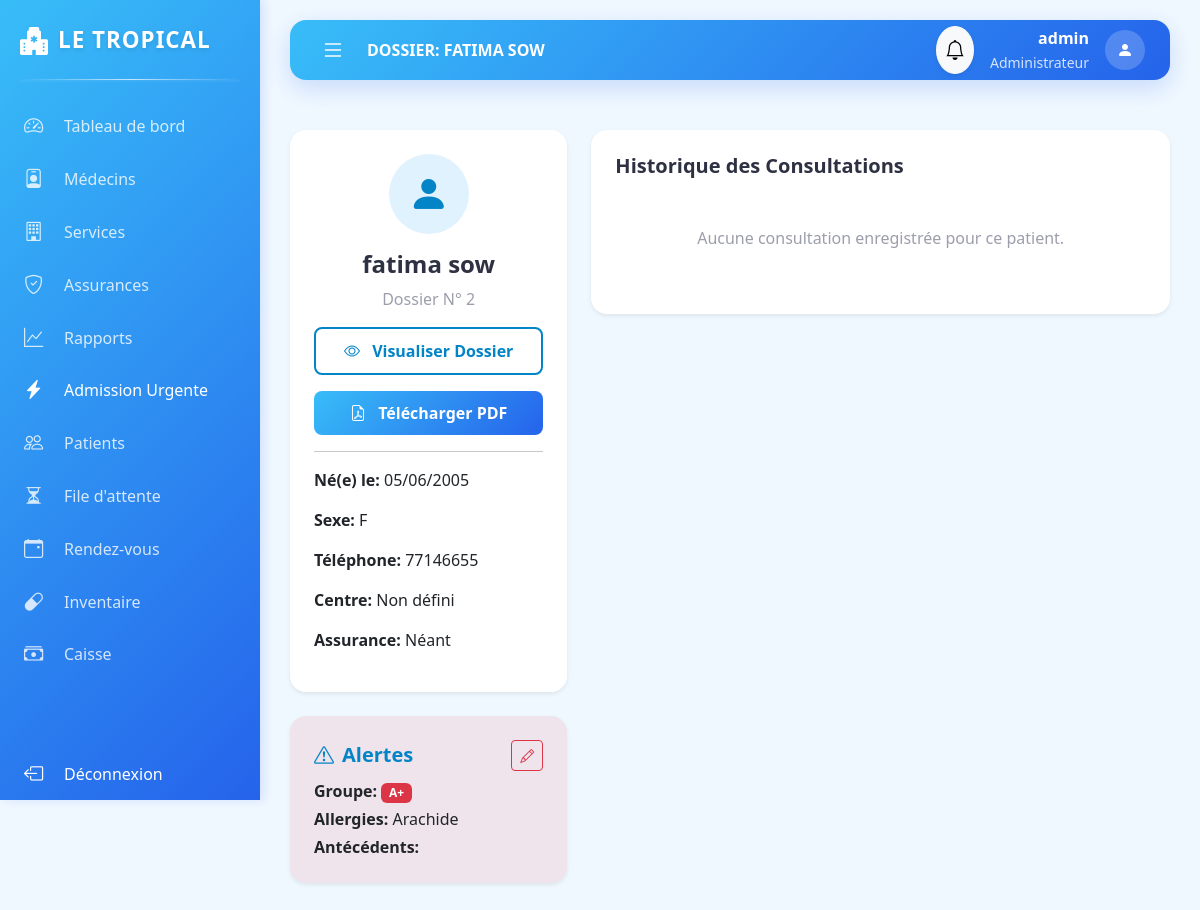
/patient/2 (signed in), run on the app's committed database.
### app/models.py (models this page shows)
class Utilisateur(db.Model, UserMixin):
    id = db.Column(db.Integer, primary_key=True)
    username = db.Column(db.String(50), unique=True, nullable=False)
    password = db.Column(db.String(100), nullable=False)
    role = db.Column(db.String(20), nullable=False) # Admin, Medecin, Patient, Pharmacien, Receptionniste
    date_creation = db.Column(db.DateTime, default=datetime.utcnow)
    patient_id = db.Column(db.Integer, db.ForeignKey('patient.id'), nullable=True)
    patient = db.relationship('Patient', backref=db.backref('user', uselist=False))
    medecin_id = db.Column(db.Integer, db.ForeignKey('medecin.id'), nullable=True)
    medecin = db.relationship('Medecin', backref=db.backref('user', uselist=False))

class Patient(db.Model):
    id = db.Column(db.Integer, primary_key=True)
    nom = db.Column(db.String(50), nullable=False)
    prenom = db.Column(db.String(50), nullable=False)
    date_naissance = db.Column(db.Date, nullable=False)
    sexe = db.Column(db.String(10))
    adresse = db.Column(db.String(200))
    telephone = db.Column(db.String(20))
    email = db.Column(db.String(120))
    centre_id = db.Column(db.Integer, db.ForeignKey('centre.id'), nullable=True)
    assurance_id = db.Column(db.Integer, db.ForeignKey('assurance.id'), nullable=True)
    assurance = db.relationship('Assurance', backref='patients')
    dossier = db.relationship('DossierMedical', backref='patient', uselist=False)
    rdvs = db.relationship('RendezVous', backref='patient', lazy=True)
    file_attente = db.relationship('FileAttente', backref='patient', lazy=True)

class DossierMedical(db.Model):
    id = db.Column(db.Integer, primary_key=True)
    patient_id = db.Column(db.Integer, db.ForeignKey('patient.id'), nullable=False)
    date_creation = db.Column(db.DateTime, default=datetime.utcnow)
    antecedents = db.Column(db.Text)
    allergies = db.Column(db.Text)
    groupe_sanguin = db.Column(db.String(5))

### app/routes.py (the view)
@main.route("/patient/<int:patient_id>")
@login_required
def patient_details(patient_id):
    patient = Patient.query.get_or_404(patient_id)
    if current_user.role == 'Patient' and current_user.patient_id != patient.id:
        return redirect(url_for('main.dashboard'))
    if current_user.role == 'Medecin':
        assigne = RendezVous.query.filter_by(medecin_id=current_user.medecin_id, patient_id=patient.id).first()
        if not assigne:
            flash("Non autorisé.", "danger")
            return redirect(url_for('main.list_patients'))
    return render_template('patient_details.html', patient=patient, title=f"Dossier: {patient.prenom} {patient.nom}")

### app/templates/patient_details.html (shortened to what this page needs)
{% extends "base.html" %}
{% block content %}
<div class="row g-4">
    <div class="col-md-4">
        <div class="card border-0 shadow-sm p-4 text-center">
            <div class="rounded-circle bg-success bg-opacity-10 text-success d-inline-flex align-items-center justify-content-center mx-auto mb-3" style="width: 80px; height: 80px;">
                <i class="bi bi-person-fill fs-1"></i>
            </div>
            <h4 class="fw-bold">{{ patient.prenom }} {{ patient.nom }}</h4>
            <p class="text-muted">Dossier N° {{ patient.id }}</p>
            <div class="d-grid gap-2">
                <a href="{{ url_for('main.voir_dossier', patient_id=patient.id) }}" class="btn btn-outline-senegal mb-2">
                    <i class="bi bi-eye me-2"></i> Visualiser Dossier
                </a>
                {% if current_user.role != 'Receptionniste' %}
                <a href="{{ url_for('main.pdf_dossier', patient_id=patient.id) }}" target="_blank" class="btn btn-senegal">
                    <i class="bi bi-file-earmark-pdf me-2"></i> Télécharger PDF
                </a>
                {% endif %}
            </div>
            <hr>
            <div class="text-start">
                <p><strong>Né(e) le:</strong> {{ patient.date_naissance.strftime('%d/%m/%Y') }}</p>
                <p><strong>Sexe:</strong> {{ patient.sexe }}</p>
                <p><strong>Téléphone:</strong> {{ patient.telephone }}</p>
                <p><strong>Centre:</strong> {{ patient.centre.nom_centre if patient.centre else 'Non défini' }}</p>
                <p><strong>Assurance:</strong> {{ patient.assurance.nom_assurance if patient.assurance else 'Néant' }}</p>
            </div>
        </div>
        <div class="card border-0 shadow-sm p-4 mt-4 bg-danger bg-opacity-10">
            <div class="d-flex justify-content-between align-items-center mb-2">
                <h5 class="fw-bold text-danger mb-0"><i class="bi bi-exclamation-triangle me-2"></i>Alertes</h5>
                {% if current_user.role in ['Administrateur', 'Medecin'] %}
                <a href="{{ url_for('main.modifier_dossier', patient_id=patient.id) }}" class="btn btn-sm btn-outline-danger">
                    <i class="bi bi-pencil"></i>
                </a>
                {% endif %}
            </div>
            <p class="mb-1"><strong>Groupe:</strong> <span class="badge bg-danger">{{ patient.dossier.groupe_sanguin if patient.dossier else '?' }}</span></p>
            <p class="mb-1"><strong>Allergies:</strong> {{ patient.dossier.allergies if patient.dossier else 'Néant' }}</p>
            <p class="mb-0"><strong>Antécédents:</strong> {{ patient.dossier.antecedents if patient.dossier else 'Néant' }}</p>
        </div>
    </div>
    <div class="col-md-8">
        <div class="card border-0 shadow-sm p-4">
            <h5 class="fw-bold mb-4">Historique des Consultations</h5>
            <div class="timeline">
                {% for rdv in patient.rdvs if rdv.consultation %}
                <div class="border-start border-3 border-success ps-4 pb-4 position-relative">
                    <div class="position-absolute start-0 translate-middle-x bg-success rounded-circle" style="width: 12px; height: 12px; margin-left: -2px; margin-top: 6px;"></div>
                    <div class="d-flex justify-content-between">
                        <h6 class="fw-bold">{{ rdv.consultation.date_consultation.strftime('%d/%m/%Y') }}</h6>
                        <span class="badge bg-light text-dark">Dr {{ rdv.medecin.nom }}</span>
                    </div>
                    <p class="mb-1"><strong>Diagnostic:</strong> {{ rdv.consultation.diagnostic }}</p>
                    <p class="small text-muted">{{ rdv.consultation.observations }}</p>
                    {% if rdv.consultation.ordonnance %}
                    <a href="{{ url_for('main.pdf_ordonnance', ordonnance_id=rdv.consultation.ordonnance.id) }}" target="_blank" class="btn btn-sm btn-outline-danger mt-2">
                        <i class="bi bi-file-medical me-1"></i> Ordonnance PDF
                    </a>
                    {% endif %}
                </div>
                {% else %}
                <p class="text-muted text-center py-4">Aucune consultation enregistrée pour ce patient.</p>
                {% endfor %}
            </div>
        </div>
    </div>
</div>
{% endblock %}

### app/templates/base.html (shortened to what this page needs)
<!DOCTYPE html>
<html lang="fr">
<head>
    <link href="https://cdn.jsdelivr.net/npm/bootstrap@5.3.0/dist/css/bootstrap.min.css" rel="stylesheet">
    <link rel="stylesheet" href="https://cdn.jsdelivr.net/npm/bootstrap-icons@1.11.0/font/bootstrap-icons.css">
</head>
<body>
    {% if current_user.is_authenticated %}
    <div id="sidebar">
        <div class="sidebar-header">
            <i class="bi bi-hospital-fill text-success fs-3"></i>
            <span class="logo-text">LE TROPICAL</span>
        </div>
            <a href="{{ url_for('main.dashboard') }}" class="menu-item {{ 'active' if request.endpoint == 'main.dashboard' }}">
                <i class="bi bi-speedometer2"></i>
                <span class="menu-text">Tableau de bord</span>
            </a>
            {% if current_user.role == 'Administrateur' %}
            <a href="{{ url_for('main.list_medecins') }}" class="menu-item {{ 'active' if request.endpoint == 'main.list_medecins' }}">
                <i class="bi bi-person-badge"></i>
                <span class="menu-text">Médecins</span>
            </a>
            <a href="{{ url_for('main.list_services') }}" class="menu-item {{ 'active' if request.endpoint == 'main.list_services' }}">
                <i class="bi bi-building"></i>
                <span class="menu-text">Services</span>
            </a>
            <a href="{{ url_for('main.list_assurances') }}" class="menu-item {{ 'active' if request.endpoint == 'main.list_assurances' }}">
                <i class="bi bi-shield-check"></i>
                <span class="menu-text">Assurances</span>
            </a>
            <a href="{{ url_for('main.rapports') }}" class="menu-item {{ 'active' if request.endpoint == 'main.rapports' }}">
                <i class="bi bi-graph-up"></i>
                <span class="menu-text">Rapports</span>
            </a>
            {% endif %}
            {% if current_user.role in ['Administrateur', 'Receptionniste'] %}
            <a href="{{ url_for('main.admission_urgence') }}" class="menu-item {{ 'active' if request.endpoint == 'main.admission_urgence' }} text-danger">
                <i class="bi bi-lightning-charge-fill"></i>
                <span class="menu-text">Admission Urgente</span>
            </a>
            {% endif %}
            {% if current_user.role in ['Administrateur', 'Receptionniste', 'Medecin'] %}
            <a href="{{ url_for('main.list_patients') }}" class="menu-item {{ 'active' if request.endpoint == 'main.list_patients' }}">
                <i class="bi bi-people"></i>
                <span class="menu-text">Patients</span>
            </a>
            {% endif %}
            {% if current_user.role in ['Administrateur', 'Receptionniste'] %}
            <a href="{{ url_for('main.file_attente') }}" class="menu-item {{ 'active' if request.endpoint == 'main.file_attente' }}">
                <i class="bi bi-hourglass-split"></i>
                <span class="menu-text">File d'attente</span>
            </a>
            {% endif %}
            {% if current_user.role not in ['Pharmacien', 'Caissier'] %}
            <a href="{{ url_for('main.list_rdvs') }}" class="menu-item {{ 'active' if request.endpoint == 'main.list_rdvs' }}">
                <i class="bi bi-calendar-event"></i>
                <span class="menu-text">Rendez-vous</span>
            </a>
            {% endif %}
            {% if current_user.role == 'Pharmacien' or current_user.role == 'Administrateur' %}
            <a href="{{ url_for('main.pharmacie_inventaire') }}" class="menu-item {{ 'active' if request.endpoint == 'main.pharmacie_inventaire' }}">
                <i class="bi bi-capsule"></i>
                <span class="menu-text">Inventaire</span>
            </a>
            {% endif %}
            {% if current_user.role in ['Caissier', 'Administrateur'] %}
            <a href="{{ url_for('main.caisse_factures') }}" class="menu-item {{ 'active' if request.endpoint == 'main.caisse_factures' }}">
                <i class="bi bi-cash-stack"></i>
                <span class="menu-text">Caisse</span>
            </a>
            {% endif %}
            <div class="mt-auto pt-5">
                <a href="{{ url_for('main.logout') }}" class="menu-item text-danger">
                    <i class="bi bi-box-arrow-left"></i>
                    <span class="menu-text">Déconnexion</span>
                </a>
            </div>
        </div>
    <div id="main-wrapper">
        <header class="top-navbar">
            <button class="toggle-btn" id="sidebarToggle">
                <i class="bi bi-list"></i>
            </button>
            <div class="ms-3 fw-bold text-uppercase d-none d-md-block">
                {{ title if title else "Portail Santé" }}
            </div>
            <div class="ms-auto d-flex align-items-center">
                <div class="dropdown me-3">
                    <button class="btn btn-light position-relative rounded-circle shadow-sm p-2" type="button" data-bs-toggle="dropdown">
                        <i class="bi bi-bell fs-5"></i>
                    </button>
                </div>
                <div class="text-end me-3 d-none d-sm-block">
                    <div class="fw-bold">{{ current_user.username }}</div>
                    <small class="text-muted">{{ current_user.role }}</small>
                </div>
                <div class="rounded-circle bg-success text-white d-flex align-items-center justify-content-center" style="width: 40px; height: 40px;">
                    <i class="bi bi-person-fill"></i>
                </div>
            </div>
        </header>
        <main class="content-area">
            {% block content %}{% endblock %}
        </main>
    </div>
    {% else %}
    <div class="content-area p-0">
        {% block auth_content %}{% endblock %}
    </div>
    {% endif %}
</body>
</html>

### data on the page
Utilisateur: username "admin", role "Administrateur"
Patient: prenom "fatima", nom "sow", id "2", date_naissance "05/06/2005", sexe "F", telephone "77146655"
DossierMedical: dossier "A+", dossier "Arachide"

### other printed values
{{ title if title else "Portail Santé" }} "DOSSIER: FATIMA SOW"
{{ patient.centre.nom_centre if patient.centre else 'Non défini' }} "Non défini"
{{ patient.assurance.nom_assurance if patient.assurance else 'Néant' }} "Néant"
